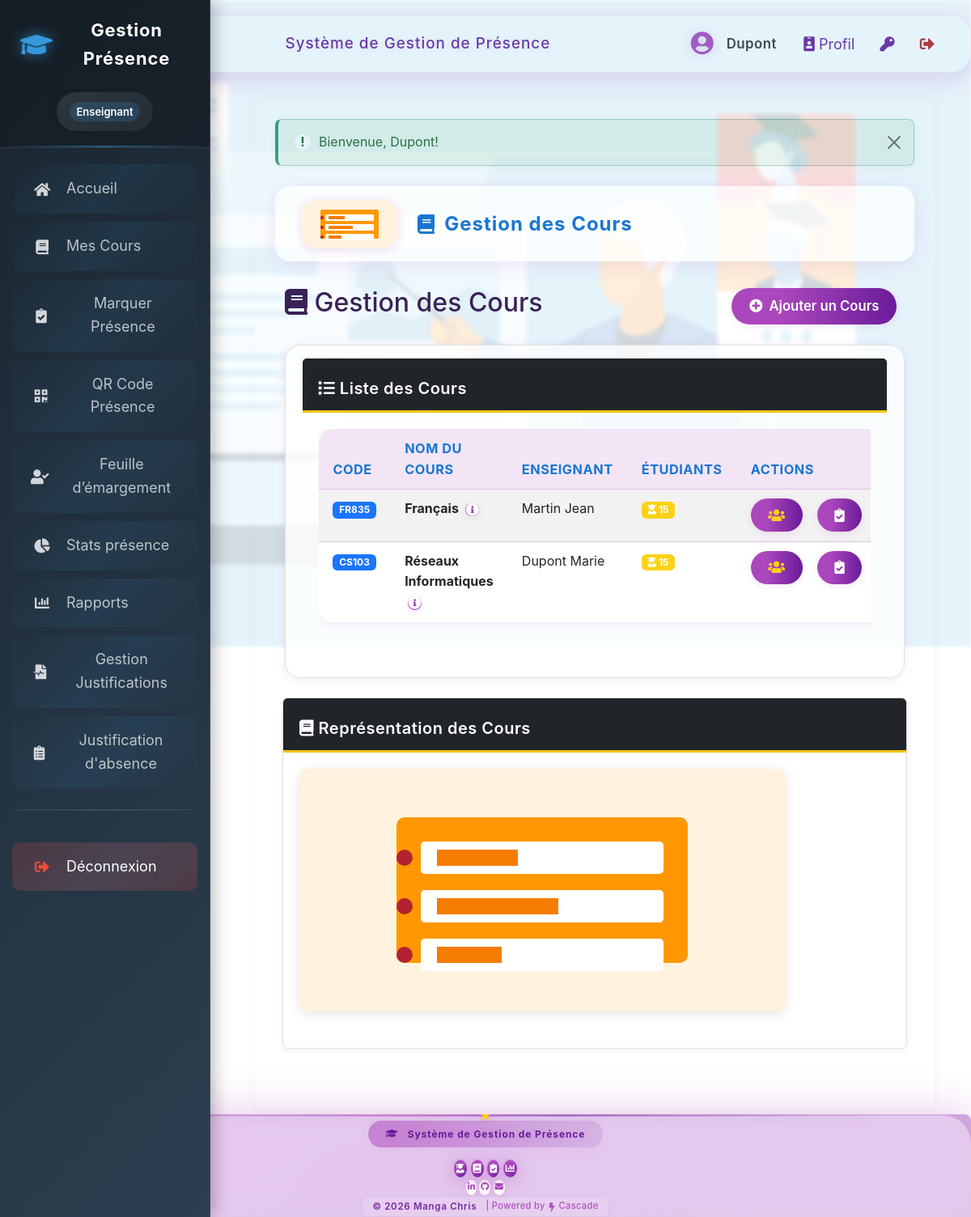
Screenshot of /cours.php (signed in) with the database file from the repository.
### tables this page shows
CREATE TABLE `cours` (
  `id` int(11) NOT NULL AUTO_INCREMENT,
  `code` varchar(20) NOT NULL,
  `nom` varchar(150) NOT NULL,
  `enseignant_id` int(11) DEFAULT NULL,
  `description` text,
  PRIMARY KEY (`id`),
  UNIQUE KEY `code` (`code`),
  KEY `enseignant_id` (`enseignant_id`),
  CONSTRAINT `cours_ibfk_1` FOREIGN KEY (`enseignant_id`) REFERENCES `utilisateurs` (`id`)
);

CREATE TABLE `utilisateurs` (
  `id` int(11) NOT NULL AUTO_INCREMENT,
  `nom` varchar(100) NOT NULL,
  `prenom` varchar(100) NOT NULL,
  `email` varchar(150) NOT NULL,
  `mot_de_passe` varchar(255) NOT NULL,
  `role` enum('admin','enseignant') DEFAULT 'enseignant',
  `date_creation` timestamp NULL DEFAULT CURRENT_TIMESTAMP,
  `derniere_connexion` timestamp NULL DEFAULT NULL,
  PRIMARY KEY (`id`),
  UNIQUE KEY `email` (`email`)
);

### config/database.php (called while the page is built, shortened)
<?php
$host = 'localhost';
$dbname = 'attendance_system';
$username = 'root';
$password = '';
$port = 3306;
$pdo = null;
try {
    $dsn = "mysql:host=$host;port=$port;dbname=$dbname;charset=utf8mb4";
    $options = [
        PDO::ATTR_ERRMODE            => PDO::ERRMODE_EXCEPTION,
        PDO::ATTR_DEFAULT_FETCH_MODE => PDO::FETCH_ASSOC,
        PDO::ATTR_EMULATE_PREPARES   => false,
    ];
    $pdo = new PDO($dsn, $username, $password, $options);
} catch (PDOException $e) {
    die("Erreur de connexion à la base de données: " . $e->getMessage());
}
function db_query($sql, $params = []) {
    global $pdo;
    try {
        $stmt = $pdo->prepare($sql);
        $stmt->execute($params);
        return $stmt->fetchAll();
    } catch (PDOException $e) {
        throw $e;
    }
}
?>

### cours.php (the view, shortened to what this page needs)
<?php
require_once 'includes/auth.php';
require_once 'config/database.php';
$cours = db_query("
    SELECT c.*,
           u.nom as enseignant_nom,
           u.prenom as enseignant_prenom,
           COUNT(DISTINCT i.etudiant_id) as nb_etudiants
    FROM cours c
    LEFT JOIN utilisateurs u ON c.enseignant_id = u.id AND u.role = 'enseignant'
    LEFT JOIN inscriptions i ON c.id = i.cours_id
    GROUP BY c.id, c.nom, c.code, c.description, c.enseignant_id, u.nom, u.prenom
    ORDER BY c.nom
");
include 'includes/header.php';
?>
<link rel="stylesheet" href="assets/css/global-modern.css?v=<?= time() ?>">
<div class="courses-full-bg">
    <img src="Nouveau dossier/Capterra-creation-cours-en-ligne.png" alt="Cours en ligne - arrière-plan décoratif">
</div>
<div class="page-hero">
    <img src="assets/images/courses.svg" alt="Cours Universitaires" class="page-hero-img">
    <h1 class="page-hero-title"><i class="fas fa-book"></i> Gestion des Cours</h1>
</div>
<div class="container-fluid">
    <div class="d-flex justify-content-between align-items-center mb-4">
        <h1 class="h2"><i class="fas fa-book"></i> Gestion des Cours</h1>
        <div>
            <a href="ajouter_cours.php" class="modern-btn btn btn-primary">
                <i class="fas fa-plus-circle"></i> Ajouter un Cours
            </a>
        </div>
    </div>
    <div class="modern-card card">
        <div class="card-header bg-dark text-white">
            <h5 class="card-title mb-0"><i class="fas fa-list"></i> Liste des Cours</h5>
        </div>
        <div class="card-body">
            <div class="table-responsive">
                <table class="modern-table table table-striped table-hover data-table">
                    <thead class="table-dark">
                        <tr>
                            <th>Code</th>
                            <th>Nom du Cours</th>
                            <th>Enseignant</th>
                            <th>Étudiants</th>
                            <th>Actions</th>
                        </tr>
                    </thead>
                    <tbody>
                        <?php if (empty($cours)): ?>
                            <tr>
                                <td colspan="5" class="text-center">Aucun cours enregistré.</td>
                            </tr>
                        <?php else: ?>
                            <?php foreach ($cours as $c): ?>
                                <tr>
                                    <td><span class="badge bg-primary"><?= htmlspecialchars($c['code']) ?></span></td>
                                    <td>
                                        <strong><?= htmlspecialchars($c['nom']) ?></strong>
                                        <?php if (!empty($c['description'])): ?>
                                            <button class="modern-btn btn btn-sm btn-link p-0 ms-1" data-bs-toggle="tooltip" data-bs-placement="top" title="<?= htmlspecialchars($c['description']) ?>">
                                                <i class="fas fa-info-circle"></i>
                                            </button>
                                        <?php endif; ?>
                                    </td>
                                    <td>
                                        <?php if ($c['enseignant_id']): ?>
                                            <?= htmlspecialchars($c['enseignant_nom'] . ' ' . $c['enseignant_prenom']) ?>
                                        <?php else: ?>
                                            <span class="badge bg-warning text-dark">Non assigné</span>
                                        <?php endif; ?>
                                    </td>
                                    <td>
                                        <span class="badge bg-info">
                                            <i class="fas fa-user-graduate"></i> <?= $c['nb_etudiants'] ?>
                                        </span>
                                    </td>
                                    <td>
                                        <div class="d-flex justify-content-center gap-2">
                                            <a href="liste_etudiants.php?cours_id=<?= $c['id'] ?>" class="modern-btn btn btn-sm btn-outline-info" title="Liste des étudiants">
                                                <i class="fas fa-users"></i>
                                            </a>
                                            <a href="presence.php?cours_id=<?= $c['id'] ?>" class="modern-btn btn btn-sm btn-outline-success" title="Marquer les présences">
                                                <i class="fas fa-clipboard-check"></i>
                                            </a>
                                        </div>
                                    </td>
                                </tr>
                            <?php endforeach; ?>
                        <?php endif; ?>
                    </tbody>
                </table>
            </div>
        </div>
    </div>
    <div class="row mt-4">
        <div class="col-md-12">
            <div class="card">
                <div class="card-header bg-dark text-white">
                    <h5 class="card-title mb-0"><i class="fas fa-book"></i> Représentation des Cours</h5>
                </div>
                <div class="card-body">
                    <img src="assets/images/courses.svg" alt="Représentation visuelle des cours" class="decorative-image">
                </div>
            </div>
        </div>
    </div>
</div>
<?php
include 'includes/footer.php';
?>

### assets/css/sidebar-enhanced.css (style rules this page uses)
html, body { padding: 0 !important; margin: 0 !important; }
body { margin-left: 0 !important; padding-left: 0 !important; }

### assets/css/global-modern.css (style rules this page uses)
body { background: linear-gradient(135deg,#f3e5f5 0%,#fff 100%); font-family: 'Inter', 'Segoe UI', Arial, sans-serif; color: #3a2256; min-height: 100vh; margin: 0; }
.theme-cours { --main-gradient: linear-gradient(90deg,#1976d2 30%,#43a047 100%); --main-color: #1976d2; --accent: #bbdefb; --shadow: #1976d222; }
.page-hero, .modern-card, .modern-table, .modern-alert { background: var(--accent, rgba(255,255,255,0.7)); box-shadow: 0 4px 24px var(--shadow, #ab47bc22); }
.page-hero-title, .modern-table th, .modern-alert { color: var(--main-color, #6a1b9a) !important; }
.modern-btn, .btn-modern { background: var(--main-gradient, linear-gradient(90deg,#ab47bc 30%,#6a1b9a 100%)); color: #fff; box-shadow: 0 2px 10px var(--shadow, #ab47bc22); }
.modern-table th { background: var(--accent, #f3e5f5); }
.page-hero { display: flex; align-items: center; gap: 1.5rem; background: rgba(255,255,255,0.7); box-shadow: 0 4px 24px #ab47bc22; border-radius: 1.2rem; padding: 1.1rem 2rem 1rem 2rem; margin: 24px 0 32px 0; position: relative; overflow: hidden; animation: fadeInDown 0.9s cubic-bezier(.42,0,.58,1); }
.page-hero-img { height: 60px; width: auto; border-radius: 1.2rem; box-shadow: 0 2px 12px #ab47bc33; background: #fff; object-fit: cover; }
.page-hero-title { font-size: 1.5rem; font-weight: 700; color: #6a1b9a; letter-spacing: 1px; display: flex; align-items: center; gap: 0.7rem; margin: 0; }
.modern-btn, .btn-modern { border: none; border-radius: 2rem; background: linear-gradient(90deg,#ab47bc 30%,#6a1b9a 100%); color: #fff; font-weight: 600; font-size: 1.04rem; padding: 0.6rem 1.35rem; box-shadow: 0 2px 10px #ab47bc22; transition: background 0.18s, box-shadow 0.18s, transform 0.18s; display: inline-flex; align-items: center; gap: 0.5rem; text-decoration: none; }
.modern-table { width: 100%; border-radius: 1.1rem; background: rgba(255,255,255,0.7); box-shadow: 0 2px 12px #ab47bc22; overflow: hidden; margin-bottom: 2rem; border-collapse: separate; border-spacing: 0; }
.modern-table th, .modern-table td { padding: 0.7rem 1.1rem; text-align: left; border-bottom: 1px solid #e1bee7; }
.modern-table th { background: #f3e5f5; color: #6a1b9a; font-weight: 700; font-size: 1.02rem; }
.modern-table tr:last-child td { border-bottom: none; }
.modern-card { background: rgba(255,255,255,0.8); border-radius: 1.2rem; box-shadow: 0 2px 12px #ab47bc22; padding: 1rem 1.3rem 1rem 1.3rem; margin-bottom: 1.5rem; animation: fadeInUp 1s cubic-bezier(.42,0,.58,1); }

### assets/css/modules/base.css (style rules this page uses)
:root { --couleur-primaire: #1a75ff; --couleur-secondaire: #084298; --couleur-accent: #ce1126; --couleur-texte: #333; --couleur-fond: #f7f7f9; --couleur-succes: #2D936C; --couleur-danger: #BF0603; --couleur-avertissement: #F3C302; --couleur-info: #0dcaf0; --couleur-fond-clair: #ecf0f1; }
body { font-family: 'Segoe UI', Tahoma, Geneva, Verdana, sans-serif; line-height: 1.6; color: var(--couleur-texte); background-color: var(--couleur-fond); margin: 0; padding: 0; background-image: url('../images/cameroon-pattern.svg'); background-repeat: repeat; background-size: 400px 400px; }
h1, h2, h3, h4, h5, h6 { font-weight: 600; margin-top: 0.5em; margin-bottom: 0.5em; color: var(--couleur-primaire); }
a { color: var(--couleur-accent); text-decoration: none; transition: color 0.2s; }

### assets/css/modules/layout.css (style rules this page uses)
.row { display: flex; flex-wrap: wrap; margin: 0 -15px 25px; gap: 15px; }

### assets/css/modules/theme-blue.css (style rules this page uses)
:root { --couleur-primaire: #1a75ff; --couleur-secondaire: #084298; --couleur-accent: #ce1126; --couleur-texte: #333; --couleur-fond: #f7f7f9; --couleur-succes: #2D936C; --couleur-danger: #BF0603; --couleur-avertissement: #F3C302; --couleur-info: #0dcaf0; --couleur-fond-clair: #ecf0f1; }
.navbar, .sidebar, .card-header, th { background-color: var(--couleur-primaire); }
label, h1, h2, h3, h4, h5, h6 { color: var(--couleur-secondaire); }
.btn-primary, .stat-value, .stat-number { background-color: var(--couleur-accent); color: white; }
.card-header, .dashboard-header { border-bottom-color: var(--couleur-avertissement); }
.btn-primary { background-color: var(--couleur-primaire) !important; border-color: var(--couleur-secondaire) !important; }
.bg-primary { background-color: var(--couleur-primaire) !important; }

### rows the page displays
cours: code "FR835", nom "Français", enseignant.prenom "Martin Jean", nb_etudiants "15"
cours: code "CS103", nom "Réseaux Informatiques", enseignant.prenom "Dupont Marie", nb_etudiants "15"

### other values shown
$_SESSION['user_nom'] "Dupont"
$_SESSION['alerte']['message'] "Bienvenue, Dupont!"
